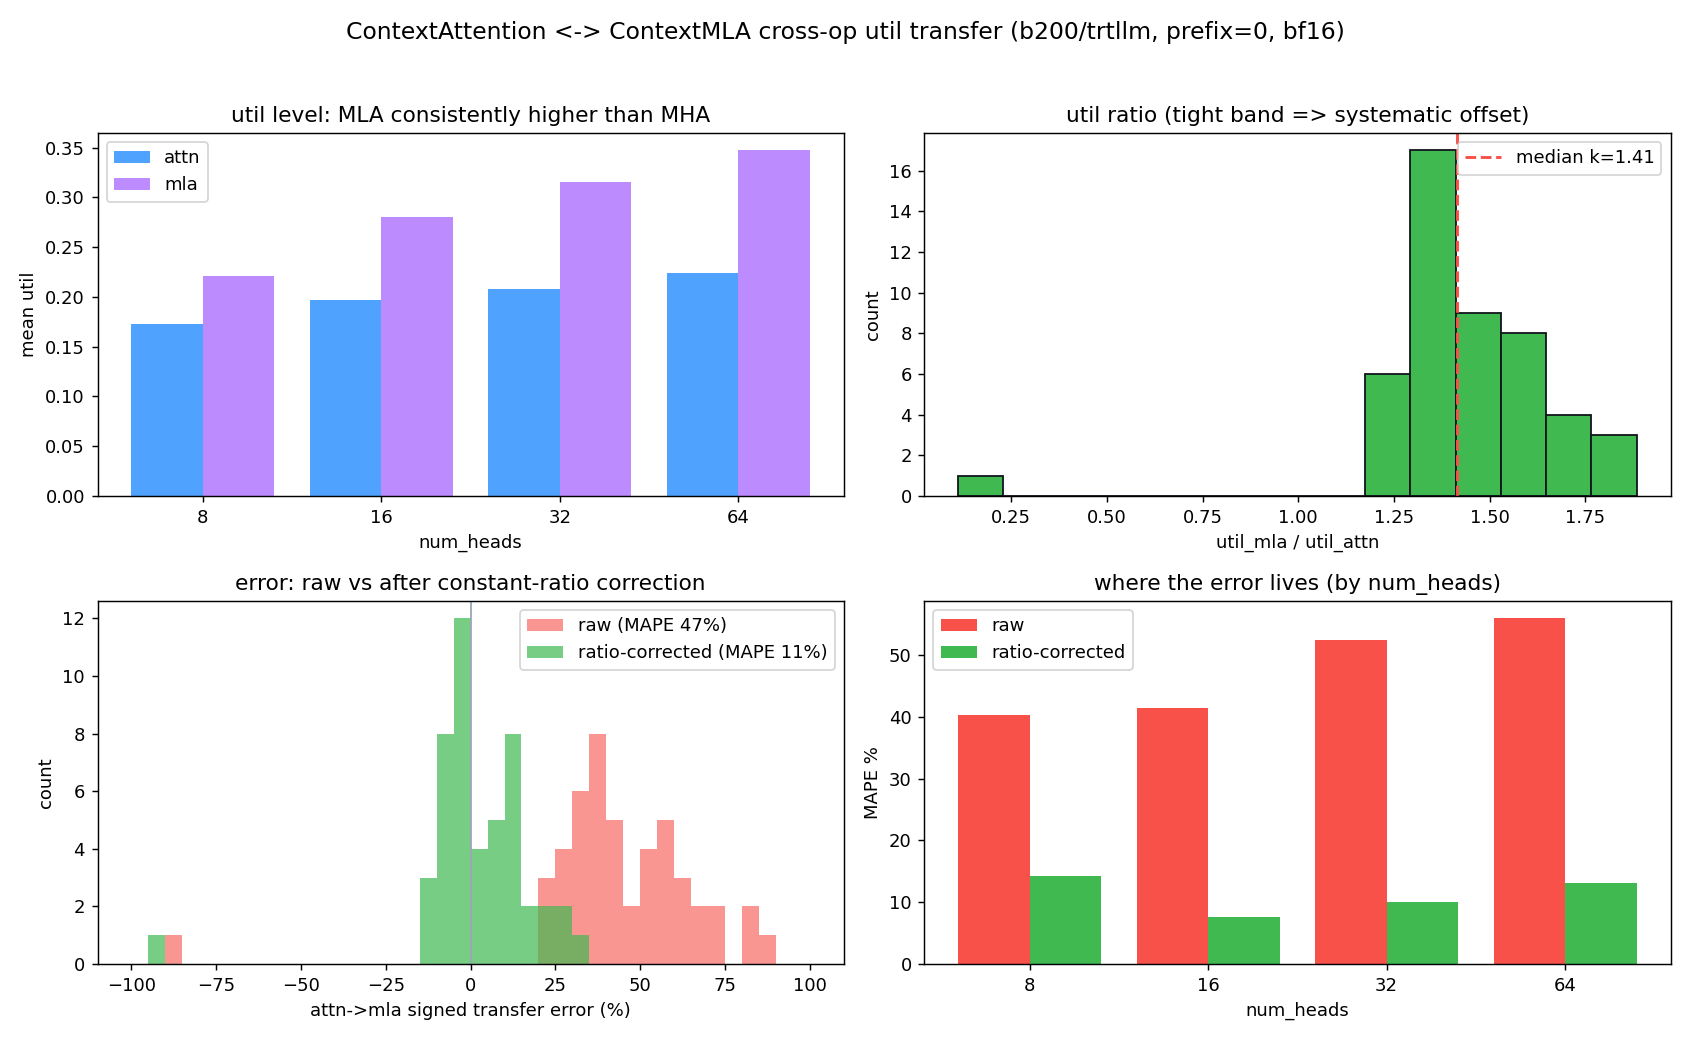

Here is the Python script that generated this plot:
"""Cross-op util transfer, narrowed to ContextAttention <-> ContextMLA, with a
breakdown of WHERE the ~47% error comes from.

util_op = SOL_op / silicon_op (db SOL vs SILICON). For matched (num_heads, s, b),
prefix=0, bf16. We test:
  raw transfer  attn->mla:  pred = SOL_mla / util_attn
  ratio-corrected:          pred = SOL_mla / (util_attn * k),  k = median(util_mla/util_attn)
If the ratio-corrected error is small, the cross-op gap is mostly a SYSTEMATIC
util-level offset (MLA runs at higher SOL-utilisation than MHA), not shape noise.

Outputs a 2x2 figure (util levels, util ratio, error hist, error-by-heads) + stats.
"""

import os

import matplotlib
import numpy as np

matplotlib.use("Agg")
import matplotlib.pyplot as plt

from aiconfigurator.sdk import common
from aiconfigurator.sdk.perf_database import get_database

SOL, SIL = common.DatabaseMode.SOL, common.DatabaseMode.SILICON
BF, FBF = common.KVCacheQuantMode.bfloat16, common.FMHAQuantMode.bfloat16
HEADS = [8, 16, 32, 64]
SB = [(s, b) for s in (256, 1024, 4096) for b in (1, 4, 16, 64)]


def main():
    db = get_database("b200_sxm", "trtllm", "1.3.0rc10")

    def attn(mode, n, s, b):
        return float(db.query_context_attention(b, s, 0, n, n, BF, FBF, mode, window_size=0, head_size=128))

    def mla(mode, n, s, b):
        return float(db.query_context_mla(b, s, 0, n, BF, FBF, mode))

    # per-point: util_attn, util_mla, sol_attn, sol_mla
    rec = []  # (n, s, b, util_attn, util_mla, sol_attn, sol_mla, sil_attn, sil_mla)
    for n in HEADS:
        for s, b in SB:
            try:
                sa, ma = attn(SOL, n, s, b), attn(SIL, n, s, b)
                sm, mm = mla(SOL, n, s, b), mla(SIL, n, s, b)
                if min(sa, ma, sm, mm) > 0:
                    rec.append((n, s, b, sa / ma, sm / mm, sa, sm, ma, mm))
            except Exception:
                pass

    arr = np.array(rec, dtype=float)
    n_, util_a, util_m = arr[:, 0], arr[:, 3], arr[:, 4]
    sol_m, sil_m = arr[:, 6], arr[:, 8]
    ratio = util_m / util_a
    k = np.median(ratio)

    # transfer attn->mla, raw vs ratio-corrected (signed %)
    err_raw = (sol_m / util_a - sil_m) / sil_m * 100
    err_cor = (sol_m / (util_a * k) - sil_m) / sil_m * 100

    print(f"  n points: {len(arr)}")
    print(f"  util_attn median {np.median(util_a):.3f}   util_mla median {np.median(util_m):.3f}")
    print(f"  util_mla / util_attn:  median k={k:.2f}   range [{ratio.min():.2f}, {ratio.max():.2f}]")
    raw_m, cor_m = np.abs(err_raw).mean(), np.abs(err_cor).mean()
    print(f"  attn->mla MAPE: raw {raw_m:.1f}%  ->  k-corrected {cor_m:.1f}%")

    fig, ax = plt.subplots(2, 2, figsize=(13, 8))

    # (1) util level by num_heads (grouped bar)
    a = ax[0][0]
    ua = [util_a[n_ == h].mean() for h in HEADS]
    um = [util_m[n_ == h].mean() for h in HEADS]
    x = np.arange(len(HEADS))
    a.bar(x - 0.2, ua, 0.4, label="attn", color="#4fa3ff")
    a.bar(x + 0.2, um, 0.4, label="mla", color="#bc8cff")
    a.set_xticks(x)
    a.set_xticklabels(HEADS)
    a.set_xlabel("num_heads")
    a.set_ylabel("mean util")
    a.set_title("util level: MLA consistently higher than MHA")
    a.legend()

    # (2) util ratio histogram (is it ~constant?)
    a = ax[0][1]
    a.hist(ratio, bins=15, color="#3fb950", edgecolor="#10151b")
    a.axvline(k, color="#f85149", ls="--", lw=1.6, label=f"median k={k:.2f}")
    a.set_xlabel("util_mla / util_attn")
    a.set_ylabel("count")
    a.set_title("util ratio (tight band => systematic offset)")
    a.legend()

    # (3) transfer error histogram: raw vs corrected
    a = ax[1][0]
    bins = np.linspace(-100, 100, 41)
    a.hist(
        np.clip(err_raw, -100, 100),
        bins=bins,
        alpha=0.6,
        color="#f85149",
        label=f"raw (MAPE {np.abs(err_raw).mean():.0f}%)",
    )
    a.hist(
        np.clip(err_cor, -100, 100),
        bins=bins,
        alpha=0.7,
        color="#3fb950",
        label=f"ratio-corrected (MAPE {np.abs(err_cor).mean():.0f}%)",
    )
    a.axvline(0, color="#9aa7b4", lw=1)
    a.set_xlabel("attn->mla signed transfer error (%)")
    a.set_ylabel("count")
    a.set_title("error: raw vs after constant-ratio correction")
    a.legend()

    # (4) mean |error| by num_heads: raw vs corrected
    a = ax[1][1]
    er = [np.abs(err_raw[n_ == h]).mean() for h in HEADS]
    ec = [np.abs(err_cor[n_ == h]).mean() for h in HEADS]
    a.bar(x - 0.2, er, 0.4, label="raw", color="#f85149")
    a.bar(x + 0.2, ec, 0.4, label="ratio-corrected", color="#3fb950")
    a.set_xticks(x)
    a.set_xticklabels(HEADS)
    a.set_xlabel("num_heads")
    a.set_ylabel("MAPE %")
    a.set_title("where the error lives (by num_heads)")
    a.legend()

    fig.suptitle("ContextAttention <-> ContextMLA cross-op util transfer (b200/trtllm, prefix=0, bf16)", fontsize=13)
    fig.tight_layout(rect=[0, 0, 1, 0.96])
    out = os.path.join(os.path.dirname(os.path.abspath(__file__)), "transfer_attn_mla.png")
    fig.savefig(out, dpi=130)
    print("saved", out)


if __name__ == "__main__":
    main()
